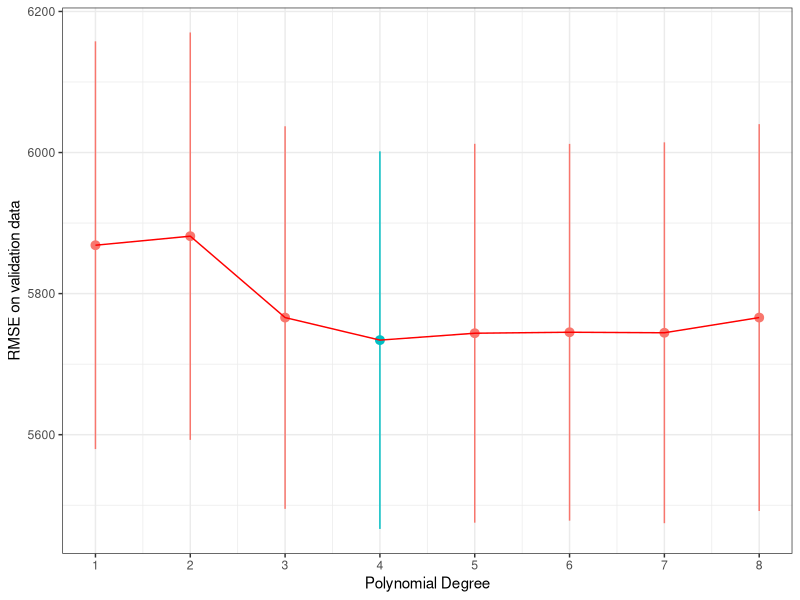
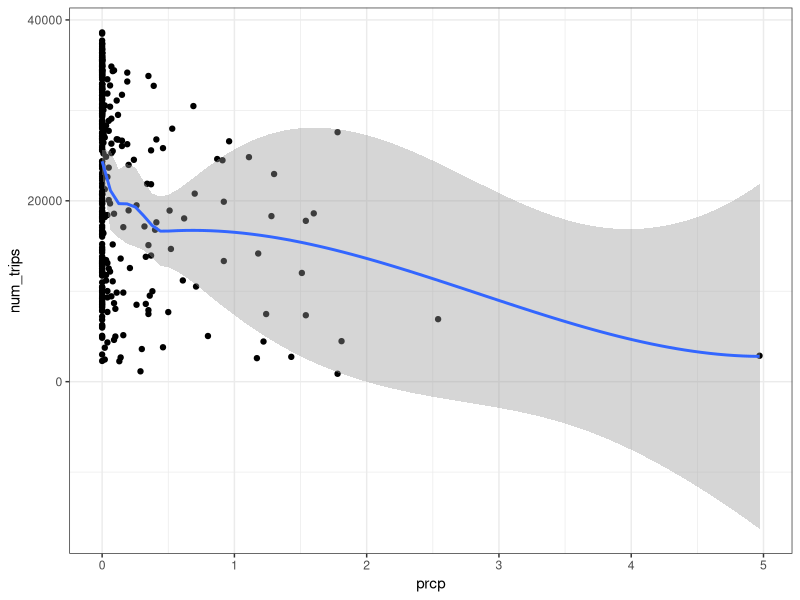
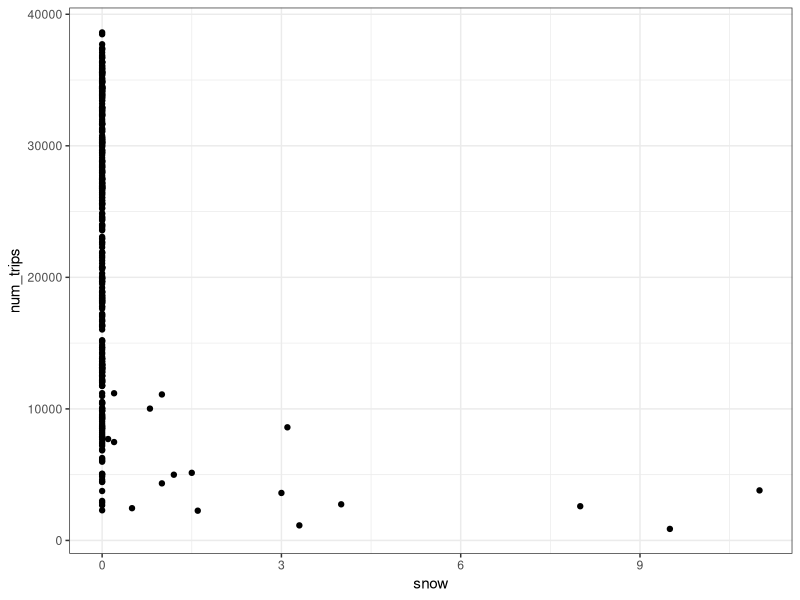
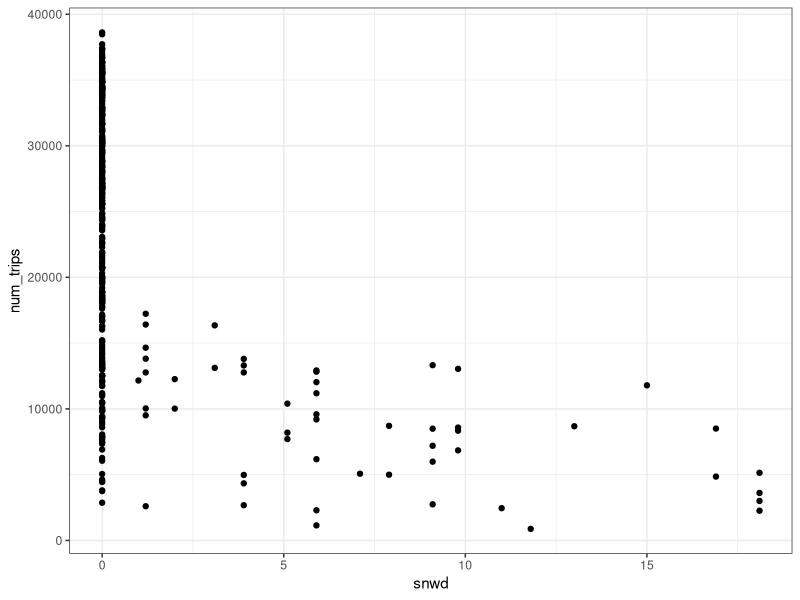
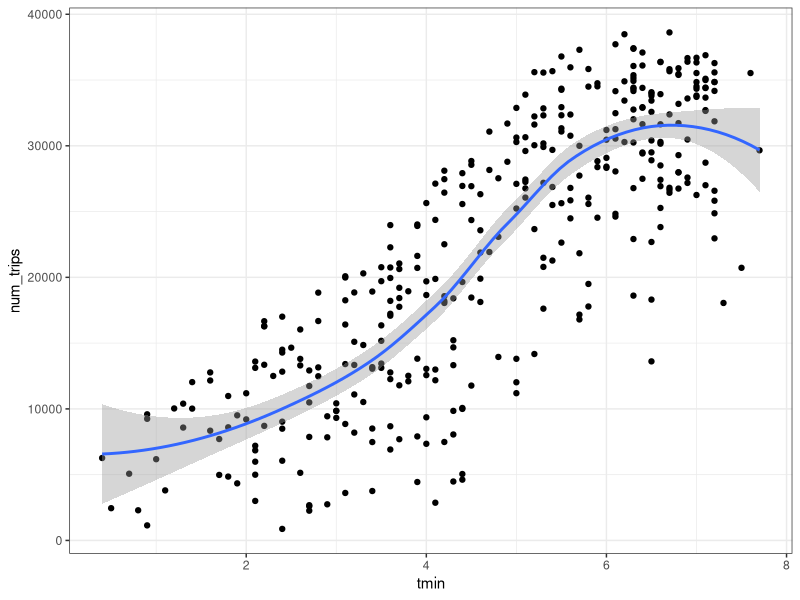
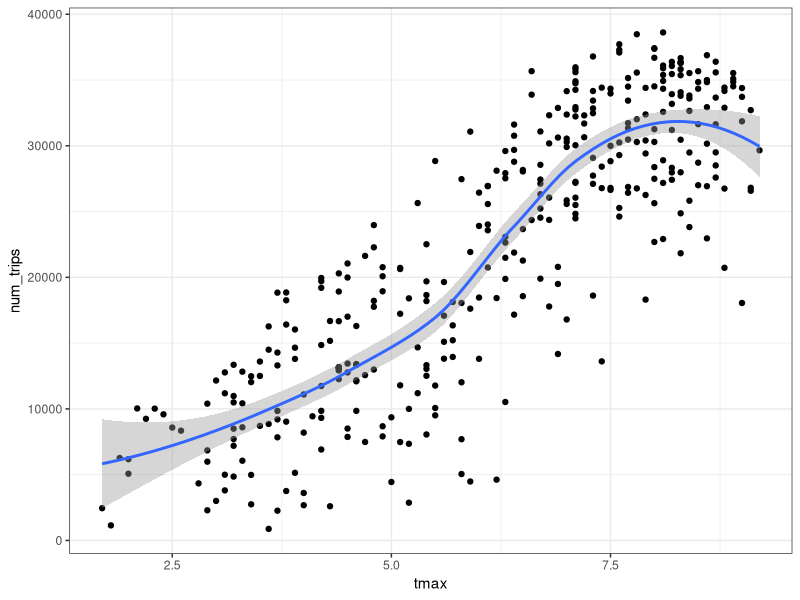
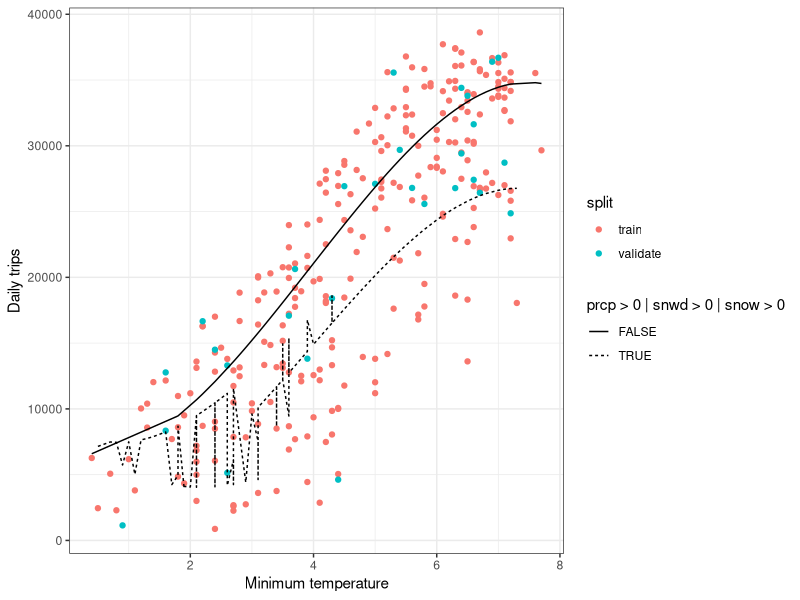
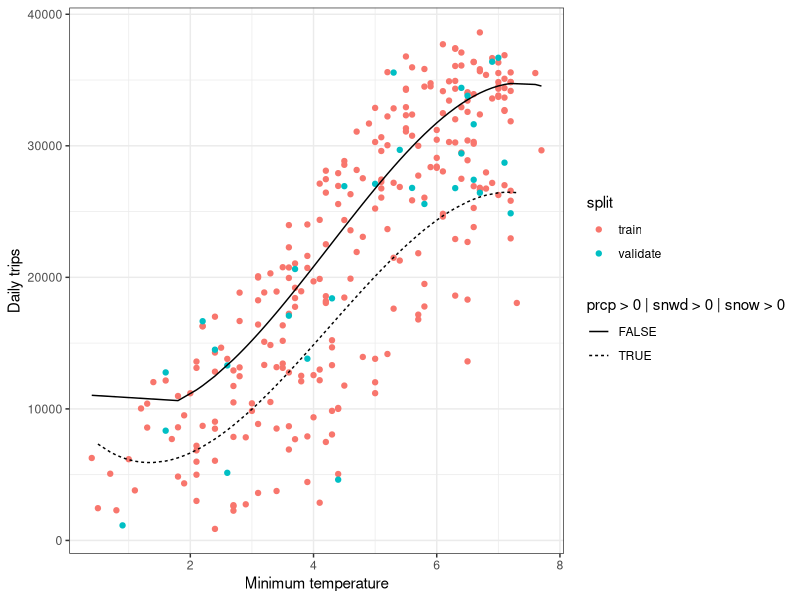

The R script that drew these images, in order:
## ---- chunk 1
library(here)
library(scales)
library(tidyverse)
library(modelr)

theme_set(theme_bw())
options(repr.plot.width=4, repr.plot.height=3)
knitr::opts_chunk$set(echo = TRUE)
## ---- chunk 2
trips_per_day <- read_tsv(here('week3/trips_per_day.tsv'))
## ---- chunk 3
test_sample <- sample(nrow(trips_per_day), nrow(trips_per_day)*0.1)
test_data <- trips_per_day[test_sample,]
train_data <- trips_per_day[-test_sample,]

set.seed(42)
num_folds <- 10
num_days <- nrow(train_data)
frac_train <- 0.9
num_train <- floor(num_days * frac_train)

ndx <- sample(1:num_days, num_train, replace=F)

train_data <- train_data[ndx, ] %>%
  mutate(fold = (row_number() %% num_folds) + 1)

head(train_data)
## ---- chunk 4

# fit a model for each polynomial degree
K <- 1:8
avg_validate_err <- c()
se_validate_err <- c()
for (k in K) {

  # do 5-fold cross-validation within each value of k
  validate_err <- c()
  for (f in 1:num_folds) {
    # fit on the training data
    trips_per_day_train <- filter(train_data, fold != f)
    model <- lm(num_trips ~ poly(tmin, k, raw = T), data=trips_per_day_train)

    # evaluate on the validation data
    trips_per_day_validate <- filter(train_data, fold == f)
    validate_err[f] <- sqrt(mean((predict(model, trips_per_day_validate) - trips_per_day_validate$num_trips)^2))
  }

  # compute the average validation error across folds
  # and the standard error on this estimate
  avg_validate_err[k] <- mean(validate_err)
  se_validate_err[k] <- sd(validate_err) / sqrt(num_folds)
}

# plot the validate error, highlighting the value of k with the lowest average error
plot_data <- data.frame(K, avg_validate_err, se_validate_err)
ggplot(plot_data, aes(x=K, y=avg_validate_err)) +
  geom_pointrange(aes(ymin=avg_validate_err - se_validate_err,
                      ymax=avg_validate_err + se_validate_err,
                      color=avg_validate_err == min(avg_validate_err))) +
  geom_line(color = "red") +
  scale_x_continuous(breaks=1:12) +
  theme(legend.position="none") +
  xlab('Polynomial Degree') +
  ylab('RMSE on validation data')
## ---- chunk 5
trips_per_day %>% ggplot(aes(x = prcp, y = num_trips)) +
  geom_point() +
  geom_smooth()

trips_per_day %>% ggplot(aes(x = snow, y = num_trips)) +
  geom_point() +
  geom_smooth()

trips_per_day %>% ggplot(aes(x = snwd, y = num_trips)) +
  geom_point() +
  geom_smooth()

trips_per_day %>% ggplot(aes(x = tmin, y = num_trips)) +
  geom_point() +
  geom_smooth()

trips_per_day %>% ggplot(aes(x = tmax, y = num_trips)) +
  geom_point() +
  geom_smooth()

train_data %>% mutate(date = ymd(date), wday = wday(date))


## ---- chunk 6

#1 - 5014 / var(trips_per_day_train$num_trips)

#model <- lm(num_trips ~ tmin + prcp, data=trips_per_day_train)

#model <- lm(num_trips ~ tmin * prcp, data=trips_per_day_train)

#model <- lm(num_trips ~ tmin * I(prcp > 0), data=trips_per_day_train)

# model <- lm(num_trips ~ poly(tmin, 3, raw = T) + 
#             I(prcp > 0 | snwd > 0 | snow > 0), 
#             data=trips_per_day_train)

# model <- lm(num_trips ~ poly(tmin + I(prcp > 0 | snwd > 0 | snow > 0), 3, raw = T), data=trips_per_day_train)

# model <- lm(num_trips ~ I(prcp > 0 | snwd > 0 | snow > 0)*tmin + poly(tmin, 3, raw = T), data=trips_per_day_train)

# model <- lm(num_trips ~ prcp*tmin + snwd*tmin + snow*tmin + poly(tmin, 3, raw = T), data=trips_per_day_train)

model <- lm(num_trips ~ I(prcp>0)*tmin + I(snwd>0)*tmin + I(snow>0)*tmin + poly(tmin, 3, raw = T), data=trips_per_day_train)
summary(model)

trips_per_day_train <- trips_per_day_train %>%
  add_predictions(model) %>%
  mutate(split = "train")
trips_per_day_validate <- trips_per_day_validate %>%
  add_predictions(model) %>%
  mutate(split = "validate")
plot_data <- bind_rows(trips_per_day_train, trips_per_day_validate)

ggplot(plot_data, aes(x = tmin, y = num_trips)) +
  geom_point(aes(color = split)) +
  geom_line(aes(y = pred, linetype = prcp > 0 | snwd > 0 | snow > 0)) +
  xlab('Minimum temperature') +
  ylab('Daily trips') +
  scale_y_continuous()

## ---- chunk 7
model <- lm(num_trips ~ I(prcp > 0 | snwd > 0 | snow > 0)*tmin + poly(tmin, 3, raw = T), data=trips_per_day_train)
summary(model)

trips_per_day_train <- trips_per_day_train %>%
  add_predictions(model) %>%
  mutate(split = "train")
trips_per_day_validate <- trips_per_day_validate %>%
  add_predictions(model) %>%
  mutate(split = "validate")
plot_data <- bind_rows(trips_per_day_train, trips_per_day_validate)

ggplot(plot_data, aes(x = tmin, y = num_trips)) +
  geom_point(aes(color = split)) +
  geom_line(aes(y = pred, linetype = prcp > 0 | snwd > 0 | snow > 0)) +
  xlab('Minimum temperature') +
  ylab('Daily trips') +
  scale_y_continuous()

ggplot(plot_data, aes(x = pred, y = num_trips)) +
  geom_point(aes(color = split)) +
  xlab('Predicted Value') +
  ylab('Daily trips') +
  scale_y_continuous()

save(model, file='model.RData')
